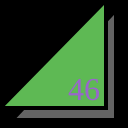
Frame 1 (no input)
Frame 60 (no input): identical to frame 1, image omitted
Frame 120 (the mouse pressed at the canvas centre since frame 60): identical to frame 1, image omitted

The p5.js sketch that drew this single still picture (run headless with seeded random() and noise() and a simulated clock; from frame 60 on, the mouse is pressed at the canvas centre):

// p5.js sketch
// ── sketch.js
function setup() {
  createCanvas(128,128);
}

function draw() {
  background(0);
  strokeWeight(4);
  fill(100, 100, 100);
  triangle(12,120,116,120,116,10);
  fill(94, 185, 84);
  triangle(0,108,106,108,106,0);
  fill(153,102,204);
  textSize(32);
  textFont("serif");
  text("46", 68, 100);
}
